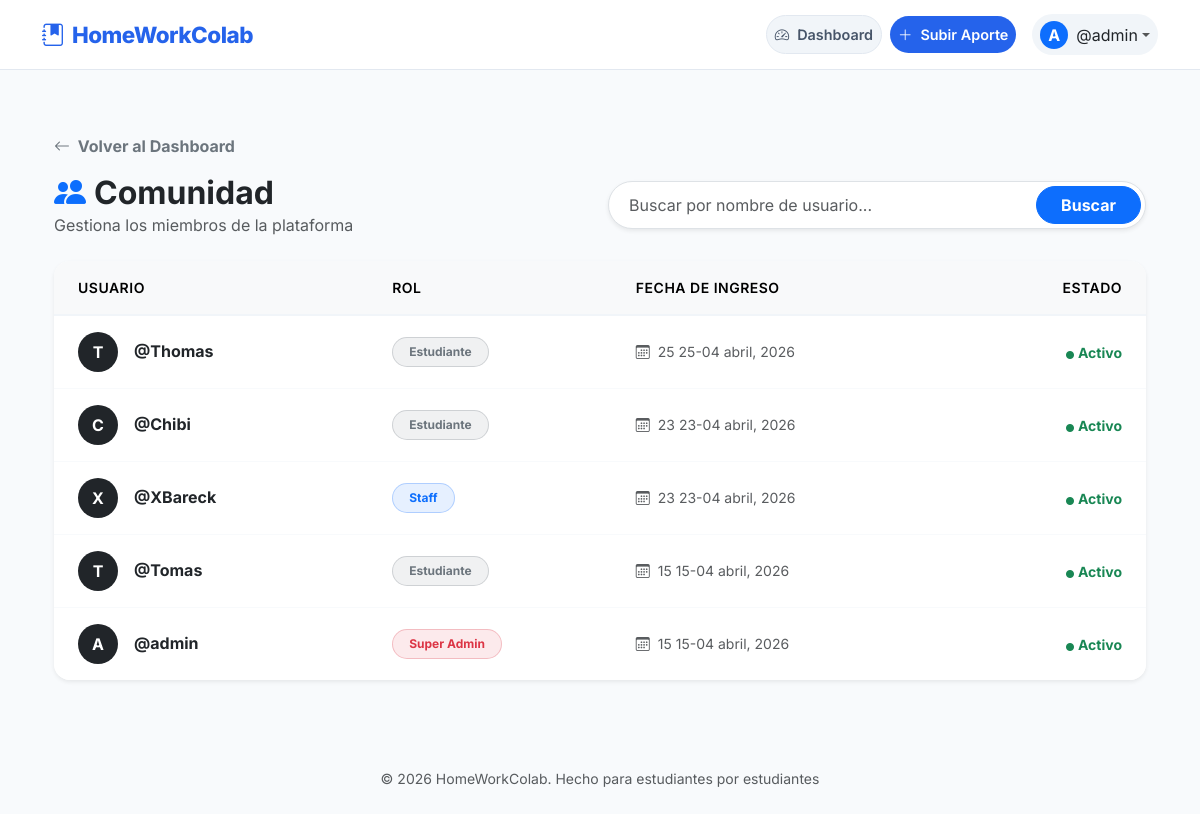
/dashboard/usuarios/ (signed in), run on the app's committed database.
### users/models.py (models this page shows, shortened)
class CustomUser(AbstractUser):
    fecha_registro= models.DateTimeField(auto_now_add=True)
    is_moderador = models.BooleanField('Es Moderador', default=False)

### core/views.py (the view)
# urls.py: path('dashboard/usuarios/', views.gestionar_usuarios, name='gestionar_usuarios'),
@user_passes_test(es_admin_o_moderador)
def gestionar_usuarios(request):
    if not request.user.is_staff:
        dj_messages.error(request, "Acceso denegado.")
        return redirect('home')
    User = get_user_model() # Usamos tu CustomUser
    query = request.GET.get('q')
    usuarios = User.objects.all().order_by('-date_joined')
    if query:
        usuarios = usuarios.filter(username__icontains=query)
    context = {
        'usuarios': usuarios,
        'query': query
    }
    return render(request, 'core/gestionar_usuarios.html', context)

### core/views.py (called while the page is built)
def es_admin_o_moderador(user):
    if not user.is_authenticated:
        return False
    if user.is_superuser or user.is_moderador:
        return True
    raise PermissionDenied

### templates/core/gestionar_usuarios.html (shortened to what this page needs)
{% extends 'base.html' %}
{% block content %}
<div class="container py-4 fade-in">
    <a href="{% url 'dashboard' %}" class="text-decoration-none text-secondary mb-3 d-inline-block fw-bold">
        <i class="bi bi-arrow-left me-1"></i> Volver al Dashboard
    </a>
    <div class="row align-items-center mb-4 g-3">
        <div class="col-md-6">
            <h2 class="fw-bold text-dark mb-0"><i class="bi bi-people-fill text-primary me-2"></i>Comunidad</h2>
            <p class="text-muted mb-0">Gestiona los miembros de la plataforma</p>
        </div>
        <div class="col-md-6">
            <form method="GET" class="d-flex shadow-sm rounded-pill bg-white p-1 border">
                <input type="text" name="q" class="form-control border-0 bg-transparent px-3 shadow-none"
                       placeholder="Buscar por nombre de usuario..." value="{{ query|default:'' }}">
                <button class="btn btn-primary rounded-pill px-4 fw-bold" type="submit">Buscar</button>
            </form>
        </div>
    </div>
    <div class="card border-0 shadow-sm rounded-4 overflow-hidden">
        <div class="table-responsive">
            <table class="table table-hover align-middle mb-0">
                <thead class="table-light">
                    <tr class="text-muted small text-uppercase">
                        <th class="ps-4 py-3">Usuario</th>
                        <th class="py-3">Rol</th>
                        <th class="py-3">Fecha de Ingreso</th>
                        <th class="text-end pe-4 py-3">Estado</th>
                    </tr>
                </thead>
                <tbody>
                    {% for u in usuarios %}
                    <tr>
                        <td class="ps-4 py-3">
                            <div class="d-flex align-items-center">
                                <div class="bg-dark text-white rounded-circle d-flex align-items-center justify-content-center fw-bold me-3" style="width: 40px; height: 40px;">
                                    {{ u.username|first|upper }}
                                </div>
                                <div>
                                    <h6 class="mb-0 fw-bold text-dark">@{{ u.username }}</h6>
                                </div>
                            </div>
                        </td>
                        <td>
                            {% if u.is_superuser %}
                                <span class="badge bg-danger bg-opacity-10 text-danger border border-danger border-opacity-25 rounded-pill px-3 py-2">Super Admin</span>
                            {% elif u.is_staff %}
                                <span class="badge bg-primary bg-opacity-10 text-primary border border-primary border-opacity-25 rounded-pill px-3 py-2">Staff</span>
                            {% else %}
                                <span class="badge bg-secondary bg-opacity-10 text-secondary border border-secondary border-opacity-25 rounded-pill px-3 py-2">Estudiante</span>
                            {% endif %}
                        </td>
                        <td class="text-muted small">
                            <i class="bi bi-calendar3 me-1"></i> {{ u.date_joined|date:"d de F, Y" }}
                        </td>
                        <td class="text-end pe-4">
                            {% if u.is_active %}
                                <span class="text-success small fw-bold"><i class="bi bi-circle-fill me-1" style="font-size: 0.5rem;"></i>Activo</span>
                            {% else %}
                                <span class="text-danger small fw-bold"><i class="bi bi-circle-fill me-1" style="font-size: 0.5rem;"></i>Baneado</span>
                            {% endif %}
                        </td>
                    </tr>
                    {% endfor %}
                </tbody>
            </table>
        </div>
    </div>
</div>
{% endblock %}

### templates/base.html (shortened to what this page needs)
<!doctype html>
<html lang="es">
  <head>
    <link
      href="https://cdn.jsdelivr.net/npm/bootstrap@5.3.0/dist/css/bootstrap.min.css"
      rel="stylesheet"
    />
    <link
      rel="stylesheet"
      href="https://cdn.jsdelivr.net/npm/bootstrap-icons@1.11.0/font/bootstrap-icons.css"
    />
  </head>
  <body>
    <nav class="navbar navbar-expand-lg sticky-top mb-4">
      <div class="container">
        <a
          class="navbar-brand d-flex align-items-center"
          href="{% url 'home' %}"
        >
          <i class="bi bi-journal-bookmark-fill me-2"></i> HomeWorkColab
        </a>
        <div class="collapse navbar-collapse" id="navbarNav">
          <ul class="navbar-nav ms-auto align-items-center gap-2 mt-3 mt-lg-0">
            {% if user.is_authenticated %} {% if user.is_staff %}
            <li class="nav-item">
              <a
                class="nav-link btn-dashboard-nav d-flex align-items-center"
                href="{% url 'dashboard' %}"
              >
                <i class="bi bi-speedometer2 me-2"></i> Dashboard
              </a>
            </li>
            {% endif %}
            <li class="nav-item">
              <a
                class="nav-link btn-upload-nav d-flex align-items-center"
                href="{% url 'trabajos:subir' %}"
              >
                <i class="bi bi-plus-lg me-2"></i> Subir Aporte
              </a>
            </li>
            <li class="nav-item dropdown ms-lg-2">
              <a
                class="nav-link dropdown-toggle user-pill d-flex align-items-center"
                href="#"
                id="navbarDropdown"
                role="button"
                data-bs-toggle="dropdown"
              >
                <div
                  class="bg-primary text-white rounded-circle d-flex align-items-center justify-content-center me-2"
                  style="width: 28px; height: 28px; font-weight: bold"
                >
                  {{ user.username|first|upper }}
                </div>
                <span class="text-dark fw-600">@{{ user.username }}</span>
              </a>
            </li>
            {% endif %}
          </ul>
        </div>
      </div>
    </nav>
    <main class="container py-3 fade-in">
      {% block content %}{% endblock %}
    </main>
    <footer class="container text-center py-5 mt-auto">
      <p class="text-muted small">
        © 2026 HomeWorkColab. Hecho para estudiantes por estudiantes
      </p>
    </footer>
  </body>
</html>

### templates/base.html (style rules this page uses)
:root { --primary-color: #2563eb; --bg-body: #f8fafc; }
body { font-family: "Inter", sans-serif; background-color: var(--bg-body); color: #1e293b; min-height: 100vh; }
.navbar { background: rgba(255, 255, 255, 0.9) !important; backdrop-filter: blur(10px); border-bottom: 1px solid #e2e8f0; padding: 0.8rem 0; }
.navbar-brand { font-weight: 800; font-size: 1.4rem; color: var(--primary-color) !important; letter-spacing: -0.5px; }
.btn-dashboard-nav { background-color: #f1f5f9; color: #475569 !important; border: 1px solid #e2e8f0; border-radius: 50px; font-weight: 600; font-size: 0.9rem; padding: 0.5rem 1.2rem; transition: 0.3s; }
.btn-upload-nav { background-color: var(--primary-color); color: white !important; border-radius: 50px; font-weight: 600; font-size: 0.9rem; padding: 0.5rem 1.2rem; transition: 0.3s; }
.user-pill { background-color: #f1f5f9; border-radius: 50px; padding: 0.4rem 1rem; transition: 0.2s; }
.fade-in { animation: fadeIn 0.4s ease-in; }

### templates/core/gestionar_usuarios.html (style rules this page uses)
.fade-in { animation: fadeIn 0.4s ease-out; }
.table thead th { border-bottom: 2px solid #f1f5f9; font-weight: 600; letter-spacing: 0.5px; }
.table tbody td { border-bottom: 1px solid #f8fafc; }
.table tbody tr:last-child td { border-bottom: 0; }

### data on the page
CustomUser: username|first "A", username "admin", is_superuser "Super Admin", date_joined "15 15-04 abril, 2026", is_active True (drawn)
CustomUser: username|first "T", username "Thomas", is_superuser "Estudiante", date_joined "25 25-04 abril, 2026", is_active True (drawn)
CustomUser: username|first "C", username "Chibi", is_superuser "Estudiante", date_joined "23 23-04 abril, 2026", is_active True (drawn)
CustomUser: username|first "X", username "XBareck", is_superuser "Staff", date_joined "23 23-04 abril, 2026", is_active True (drawn)
CustomUser: username|first "T", username "Tomas", is_superuser "Estudiante", date_joined "15 15-04 abril, 2026", is_active True (drawn)
